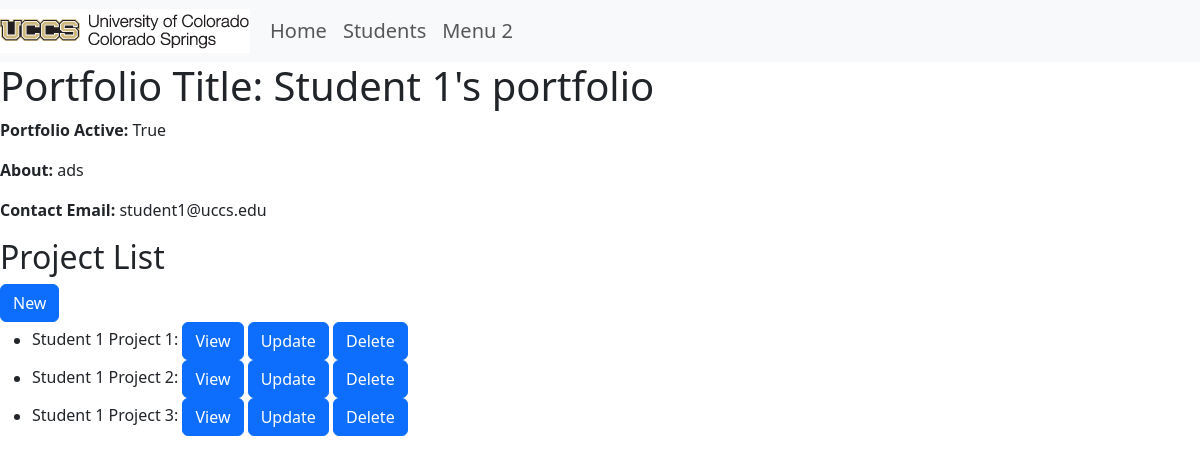
The app's page /portfolio/9, older data.
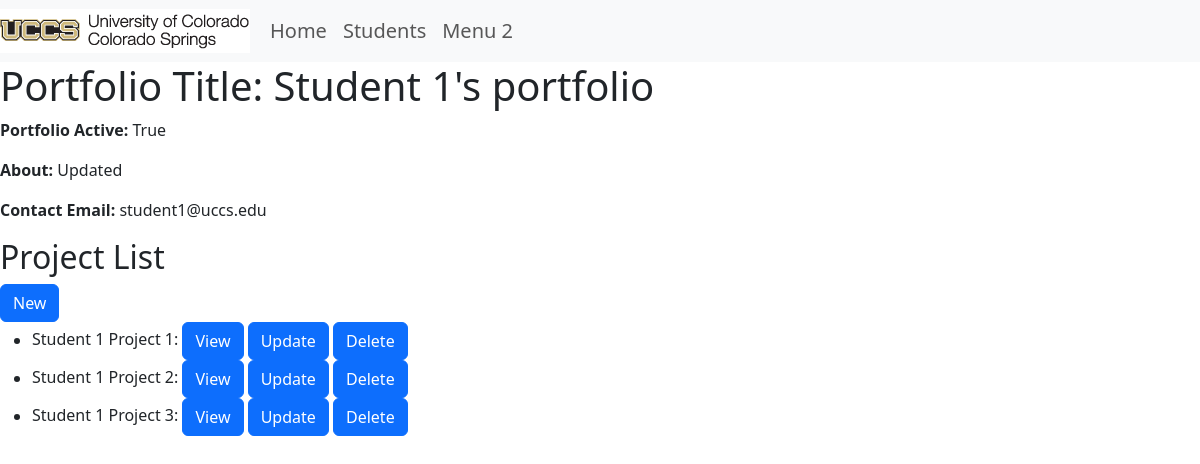
The same page, newer data.
### portfolio_app/models.py (models this page shows, shortened)
class Portfolio(models.Model):
    title = models.CharField(max_length=200)
    contact_email= models.CharField(max_length=200)
    is_active= models.BooleanField(default = False)
    about = models.TextField(blank = True)

### portfolio_app/views.py (the view)
# urls.py: path('portfolio/<int:pk>', views.PortfolioDetailView.as_view(), name='portfolio-detail'),
class PortfolioDetailView(generic.DetailView):
    model = Portfolio
    def get_context_data(self, **kwargs):
        context = super(PortfolioDetailView, self).get_context_data(**kwargs)
        context['projects'] = Project.objects.filter(portfolio=context['portfolio'])
        return context

### portfolio_app/models.py (called while the page is built)
    def get_absolute_url(self):
        return reverse("project-detail",  args=[str(self.id)])

### portfolio_app/templates/portfolio_app/portfolio_detail.html
{% extends 'portfolio_app/base_template.html' %}
{% block content %}
<h1>Portfolio Title: {{ portfolio.title }}</h1>
<p><strong>Portfolio Active:</strong> {{ portfolio.is_active }}</p>
<p><strong>About:</strong> {{ portfolio.about }}</p>
<p><strong>Contact Email:</strong> {{ portfolio.contact_email }}</p>
<h2>Project List</h2>
<a class="btn btn-primary" href="{% url 'create_project' portfolio.id %}" role="button">New</a>
{% if projects %}
<ul>
{% for project in projects %}
<li>
    {{ project.title }}:
    <a class="btn btn-primary" href="{{ project.get_absolute_url }}" role="button">View</a>
    <a class="btn btn-primary" href="{% url 'update_project' portfolio.id project.id%}" role="button">Update</a>
    <a class="btn btn-primary" href="{% url 'delete_project' portfolio.id project.id%}" role="button">Delete</a>
</li>
{% endfor %}
</ul>
{% else %}
<p>There are no projects registered.</p>
{% endif %}
{% endblock %}

Row changes from the older to the newer data that the page shows:
changed Portfolio "Student 1's portfolio": about "ads" → "Updated"
